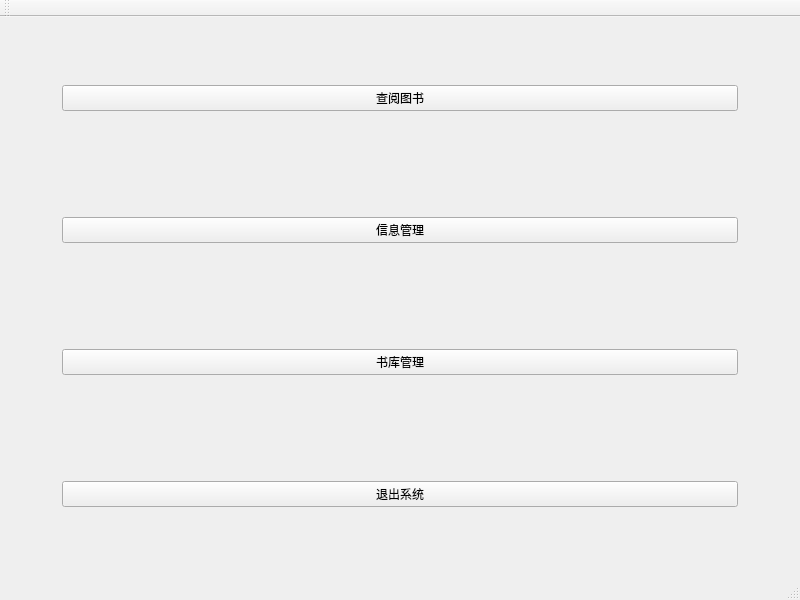
<?xml version="1.0" encoding="UTF-8"?>
<ui version="4.0">
 <class>MainWindow</class>
 <widget class="QMainWindow" name="MainWindow">
  <property name="geometry">
   <rect>
    <x>0</x>
    <y>0</y>
    <width>800</width>
    <height>600</height>
   </rect>
  </property>
  <property name="minimumSize">
   <size>
    <width>800</width>
    <height>600</height>
   </size>
  </property>
  <property name="windowTitle">
   <string>图书管理系统</string>
  </property>
  <widget class="QWidget" name="centralWidget">
   <property name="sizePolicy">
    <sizepolicy hsizetype="Preferred" vsizetype="Preferred">
     <horstretch>0</horstretch>
     <verstretch>0</verstretch>
    </sizepolicy>
   </property>
   <layout class="QVBoxLayout" name="verticalLayout" stretch="6">
    <item>
     <widget class="QWidget" name="widget_2" native="true">
      <layout class="QHBoxLayout" name="horizontalLayout_2">
       <item>
        <layout class="QGridLayout" name="gridLayout" rowstretch="0,0,0,0">
         <property name="verticalSpacing">
          <number>60</number>
         </property>
         <item row="1" column="1">
          <widget class="QPushButton" name="pushButton_SearchInfo">
           <property name="text">
            <string>信息管理</string>
           </property>
          </widget>
         </item>
         <item row="0" column="1">
          <widget class="QPushButton" name="pushButton_SearchBook">
           <property name="text">
            <string>查阅图书</string>
           </property>
          </widget>
         </item>
         <item row="1" column="0">
          <spacer name="horizontalSpacer">
           <property name="orientation">
            <enum>Qt::Horizontal</enum>
           </property>
           <property name="sizeType">
            <enum>QSizePolicy::Minimum</enum>
           </property>
           <property name="sizeHint" stdset="0">
            <size>
             <width>40</width>
             <height>20</height>
            </size>
           </property>
          </spacer>
         </item>
         <item row="2" column="1">
          <widget class="QPushButton" name="pushButton_ManageBooks">
           <property name="text">
            <string>书库管理</string>
           </property>
          </widget>
         </item>
         <item row="1" column="2">
          <spacer name="horizontalSpacer_2">
           <property name="orientation">
            <enum>Qt::Horizontal</enum>
           </property>
           <property name="sizeType">
            <enum>QSizePolicy::Minimum</enum>
           </property>
           <property name="sizeHint" stdset="0">
            <size>
             <width>40</width>
             <height>20</height>
            </size>
           </property>
          </spacer>
         </item>
         <item row="3" column="1">
          <widget class="QPushButton" name="pushButton_Close">
           <property name="text">
            <string>退出系统</string>
           </property>
          </widget>
         </item>
        </layout>
       </item>
      </layout>
     </widget>
    </item>
   </layout>
  </widget>
  <widget class="QMenuBar" name="menuBar">
   <property name="geometry">
    <rect>
     <x>0</x>
     <y>0</y>
     <width>800</width>
     <height>26</height>
    </rect>
   </property>
  </widget>
  <widget class="QToolBar" name="mainToolBar">
   <attribute name="toolBarArea">
    <enum>TopToolBarArea</enum>
   </attribute>
   <attribute name="toolBarBreak">
    <bool>false</bool>
   </attribute>
  </widget>
  <widget class="QStatusBar" name="statusBar"/>
 </widget>
 <layoutdefault spacing="6" margin="11"/>
 <tabstops>
  <tabstop>pushButton_SearchBook</tabstop>
  <tabstop>pushButton_SearchInfo</tabstop>
  <tabstop>pushButton_ManageBooks</tabstop>
 </tabstops>
 <resources/>
 <connections>
  <connection>
   <sender>pushButton_Close</sender>
   <signal>clicked()</signal>
   <receiver>MainWindow</receiver>
   <slot>close()</slot>
   <hints>
    <hint type="sourcelabel">
     <x>399</x>
     <y>514</y>
    </hint>
    <hint type="destinationlabel">
     <x>399</x>
     <y>299</y>
    </hint>
   </hints>
  </connection>
 </connections>
</ui>
